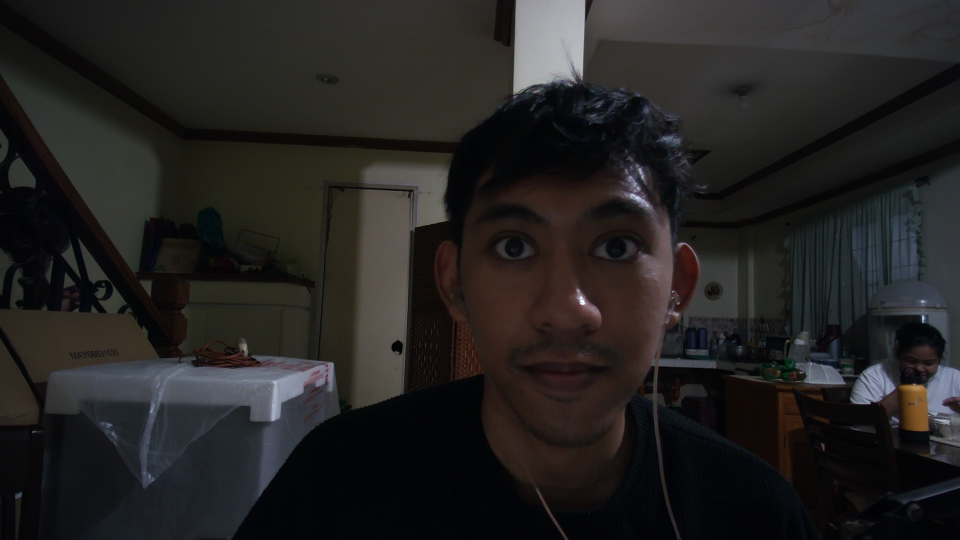
#> input picture Performing Face Recognition/dataset/person1/person1 (10).jpg, 1920 x 1080 px (shown at 1/2 size)
$ jupyter execute --allow-errors Apuyan_Activity_7_Performing_Face_Recognition.ipynb   (text cells are left out)
#> lines starting #> are read from the running program, lines starting #| are printed output that depends on the picture
[cell 1]
import numpy as np
import os
import errno
import sys
import cv2

def read_images(path, sz=None):
    c = 0
    X, y = [], []

    for dirname, dirnames, filenames in os.walk(path):
        for subdirname in dirnames:
            subject_path = os.path.join(dirname, subdirname)
            for filename in os.listdir(subject_path):
                try:
                    if filename.startswith('.'):  # skip hidden/system files
                        continue

                    filepath = os.path.join(subject_path, filename)
                    im = cv2.imread(filepath, cv2.IMREAD_GRAYSCALE)
#> im: shape (1080, 1920); min 0, max 255, mean 34.5

                    # If imread failed, skip
                    if im is None:
                        print(f"Skipping file {filepath} - not a valid image.")
                        continue

                    # Resize the images to the prescribed size
                    if sz is not None:
                        im = cv2.resize(im, (200,200))

                    X.append(np.asarray(im, dtype=np.uint8))
                    y.append(c)

                except IOError as e:
                    print(f"I/O Error({e.errno}): {e.strerror}")
                except Exception as e:
                    print("Unexpected error:", e)
                    raise
            c += 1
#> c = 1
    return [X, y]

[cell 2]
dataset_path = r"C:\Users\apuyan\Desktop\Angelo\dataset"
img_dataset = read_images(dataset_path)
img_dataset

[cell 3]
def face_rec():
  names = ['Me', 'Sibling'] # Put your names here for faces to recognize
  if len(sys.argv) < 2:
    print("USAGE: facerec_demo.py </path/to/images> [</path/to/store/images/at>]")
    sys.exit()

  [X, y] = read_images(r"C:\Users\apuyan\Desktop\Angelo\dataset", (200,200))
#> call 2 of read_images, with sz = (200, 200)
#> in read_images (call 2), `im = cv2.resize(im, (200,200))`:
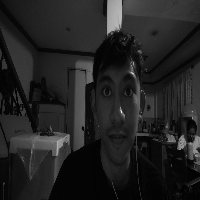
#> im: shape (200, 200); min 0, max 250, mean 34.4
  y = np.asarray(y, dtype=np.int32)

  model = cv2.face.EigenFaceRecognizer_create()
  model.train(X, y)

  camera = cv2.VideoCapture(0)
  face_cascade = cv2.CascadeClassifier(r"C:\Users\apuyan\Desktop\Angelo\haarcascade_frontalface_default.xml")

  while True:
    ret, img = camera.read()
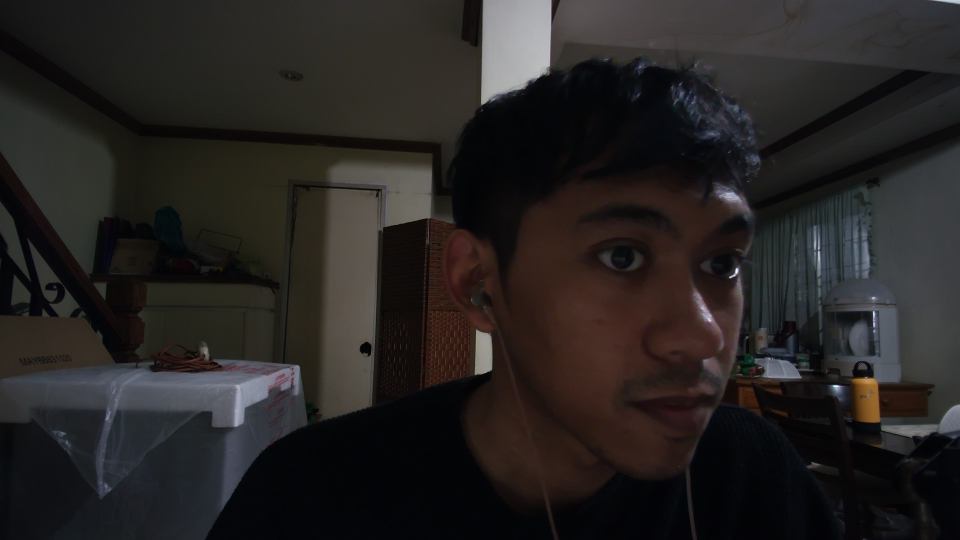
#> input picture Performing Face Recognition/dataset/person1/person1 (5).jpg, 1920 x 1080 px, given in place of the camera (shown at 1/2 size)
#> img is the input picture: shape (1080, 1920, 3); mean B, G, R 34, 35.2, 38.1
    if not ret:
      break

    faces = face_cascade.detectMultiScale(img, 1.3, 5)
#> faces = ()

    for (x, y, w, h) in faces:
      cv2.rectangle(img, (x, y), (x + w, y + h), (255, 0, 0), 2)
      gray = cv2.cvtColor(img[y:y + h, x:x + w], cv2.COLOR_BGR2GRAY)
      roi = cv2.resize(gray, (200, 200), interpolation=cv2.INTER_LINEAR)

      try:
        params = model.predict(roi)
        label = names[params[0]]
        cv2.putText(img, label + ", " + str(params[1]), (x, y - 20), cv2.FONT_HERSHEY_SIMPLEX, 1, (255, 0, 0), 2)
      except:
        continue
#> this loop made 0 passes

    cv2.imshow("camera", img)
    if cv2.waitKey(1) & 0xFF == ord("q"):
#> (key q is pressed here)
      break

  camera.release()
  cv2.destroyAllWindows()

if __name__ == "__main__":
    face_rec()

[cell 4]
def fisher_face_rec():
    names = ['Me', 'Sibling']
    if len(sys.argv) < 2:
        print("USAGE: facerec_demo_fisher.py </path/to/images> [</path/to/store/images/at>]")
        sys.exit()

    [X, y] = read_images(r"C:\Users\apuyan\Desktop\Angelo\dataset", (200, 200))
    y = np.asarray(y, dtype=np.int32)

    model = cv2.face.FisherFaceRecognizer_create()
    model.train(X, y)

    camera = cv2.VideoCapture(0)
    face_cascade = cv2.CascadeClassifier(r"C:\Users\apuyan\Desktop\Angelo\haarcascade_frontalface_default.xml")

    while True:
        ret, img = camera.read()
        if not ret:
            break

        faces = face_cascade.detectMultiScale(img, 1.3, 5)
        for (x, y, w, h) in faces:
            cv2.rectangle(img, (x, y), (x + w, y + h), (255, 0, 0), 2)
            gray = cv2.cvtColor(img[y:y + h, x:x + w], cv2.COLOR_BGR2GRAY)
            roi = cv2.resize(gray, (200, 200), interpolation=cv2.INTER_LINEAR)

            try:
                label_id, confidence = model.predict(roi)
                label = names[label_id]
                cv2.putText(img, f"{label}, {confidence:.2f}", (x, y - 20),
                            cv2.FONT_HERSHEY_SIMPLEX, 1, (255, 0, 0), 2)
            except Exception as e:
                print("Prediction error:", e)
                continue

        cv2.imshow("FisherFace Recognizer", img)
        if cv2.waitKey(1) & 0xFF == ord("q"):
            break

    camera.release()
    cv2.destroyAllWindows()

#> (the rest of this cell did not finish here and is left out)

[cell 5]
import cv2
import sys
import numpy as np

def lbph_face_rec():
    names = ['Me', 'Sibling']
    if len(sys.argv) < 2:
        print("USAGE: facerec_demo_lbph.py </path/to/images> [</path/to/store/images/at>]")
        sys.exit()

    [X, y] = read_images(r"C:\Users\apuyan\Desktop\Angelo\dataset", (200, 200))
    y = np.asarray(y, dtype=np.int32)

    model = cv2.face.LBPHFaceRecognizer_create()
    model.train(X, y)

    camera = cv2.VideoCapture(0)
    face_cascade = cv2.CascadeClassifier(r"C:\Users\apuyan\Desktop\Angelo\haarcascade_frontalface_default.xml")

    while True:
        ret, img = camera.read()
        if not ret:
            break

        faces = face_cascade.detectMultiScale(img, 1.3, 5)
        for (x, y, w, h) in faces:
            cv2.rectangle(img, (x, y), (x + w, y + h), (255, 0, 0), 2)
            gray = cv2.cvtColor(img[y:y + h, x:x + w], cv2.COLOR_BGR2GRAY)
            roi = cv2.resize(gray, (200, 200), interpolation=cv2.INTER_LINEAR)

            try:
                label_id, confidence = model.predict(roi)
                label = names[label_id]
                cv2.putText(img, f"{label}, {confidence:.2f}", (x, y - 20),
                            cv2.FONT_HERSHEY_SIMPLEX, 1, (255, 0, 0), 2)
            except Exception as e:
                print("Prediction error:", e)
                continue

        cv2.imshow("LBPH Face Recognizer", img)
        if cv2.waitKey(1) & 0xFF == ord("q"):
#> (key q is pressed here)
            break

    camera.release()
    cv2.destroyAllWindows()

if __name__ == "__main__":
    lbph_face_rec()
